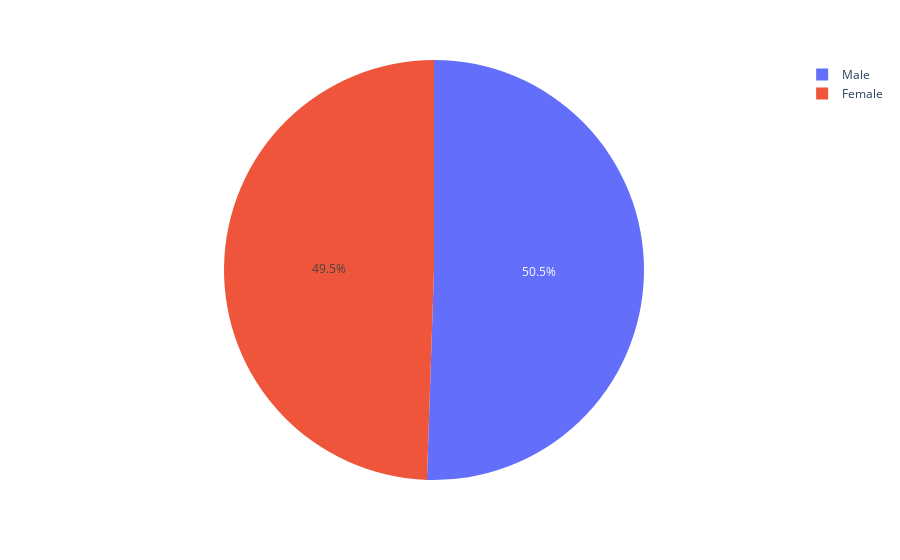

The notebook cell saved with this chart:
### Markdown cell above
## GENDER

### Code cell
gender_conteggio = df["Gender"].value_counts().reset_index()
fig = px.pie( gender_conteggio , values= "count", names="Gender")
fig.show()

### Figure 1 — Plotly figure (JSON) as saved in the notebook; plotly's stock layout.template omitted (floating-point values rounded to 4 significant figures)
{"data": [{"domain": {"x": [0, 1], "y": [0, 1]}, "hovertemplate": "Gender=%{label}<br>count=%{value}<extra></extra>", "labels": ["Male", "Female"], "legendgroup": "", "name": "", "showlegend": true, "type": "pie", "values": [189, 185]}], "layout": {"legend": {"tracegroupgap": 0}, "margin": {"t": 60}}}
